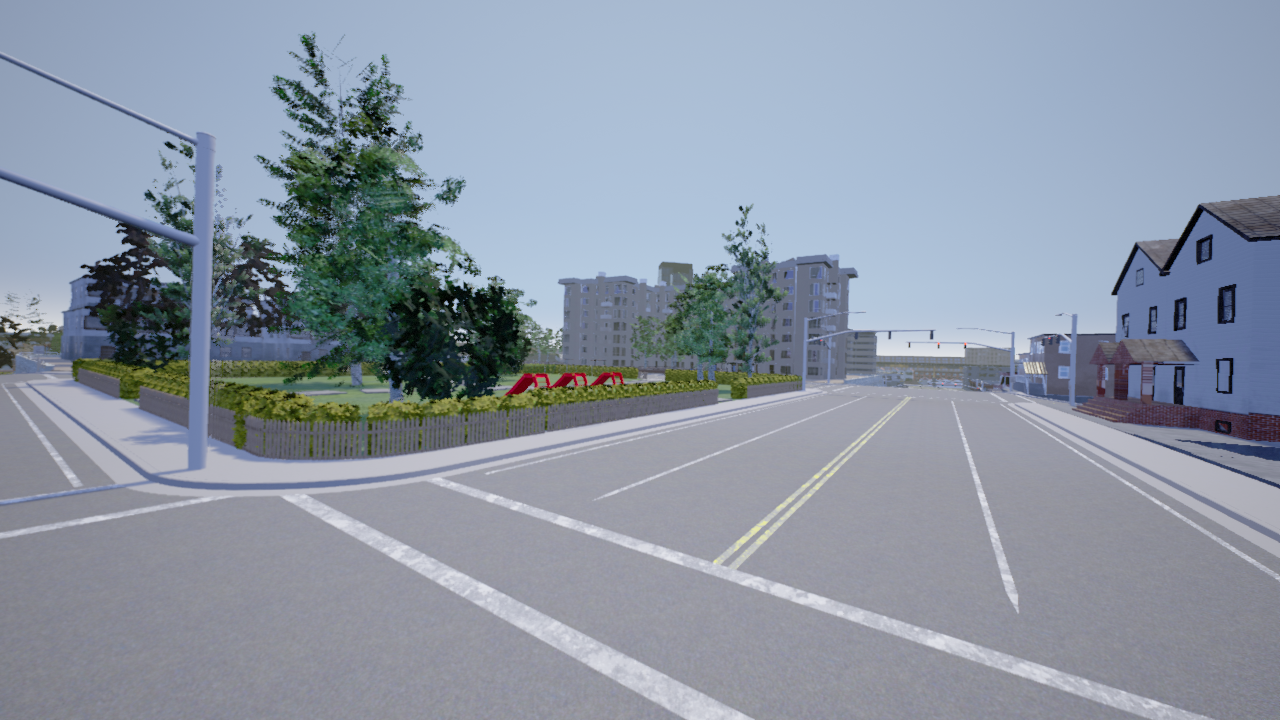
#> input picture lesson5/image1.png, 1280 x 720 px
$ jupyter execute --allow-errors 'Лабораторная работа.ipynb'   (shell and % lines are left out)
#> lines starting #> are read from the running program, lines starting #| are printed output that depends on the picture; after the words box and inside, x2 and y2 are one past the last pixel; in counts of white or black regions, pixels touching at a corner belong together; long printed decimals are rounded
### Установка пакетов

Начнем с установки необходимых пакетов python. Ничего необычного не понадобится - numpy, cv2, matplotlib.

[cell 1]
# !pip install numpy
# !pip install opencv-python
# !pip install matplotlib

Теперь можно импортировать

[cell 2]
import numpy as np
import cv2
import matplotlib.pyplot as plt
from  random import randint
plt.rcParams['figure.figsize'] = [15, 10]

### Инициализация SLAM с использованием OpenCV

Итак, мы снова находимся в сгенерированном мире c первой лекции. У нас был автомобиль, на котором были установлены сенсоры, выдающие нам карту глубин вместе с картинкой, а так же трансформацию (позу) в каждый момент времени. Теперь перейдем к более реальной ситуации: на нашей машине установлена только камера и ничего более (очень часто решается именно такая задача). Будем восстанавливать позу и глубины точек при помощи знаний, полученных на лекции (восстановление первой позы иногда называют инициализацией). Начнем с восстановления позы.

Вам даны два изображения, вращение и перемещение между которыми мы хотим определить.

[cell 3]
def load_image(path: str) -> np.ndarray:
#> called with path = 'image1.png'
    image = cv2.imread(path, cv2.IMREAD_COLOR)
#> image is the input picture: shape (720, 1280, 3); mean B, G, R 163.8, 149.7, 139.9
    image = cv2.cvtColor(image, cv2.COLOR_BGR2RGB)
    return image

[cell 4]
image1 = load_image("image1.png")
image2 = load_image("image2.png")
#> call 2 of load_image, with path = 'image2.png'
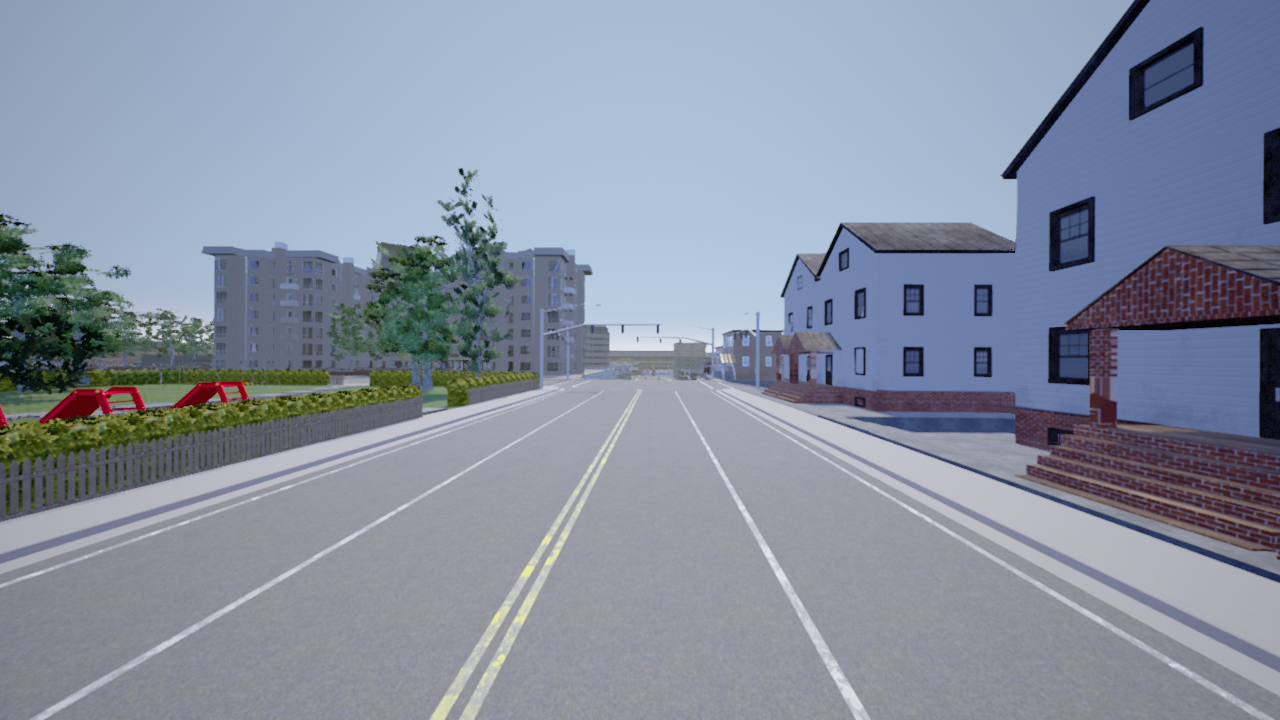
#> input picture lesson5/image2.png, 1280 x 720 px
#> in load_image, image is the input picture: shape (720, 1280, 3); mean B, G, R 160.6, 144.3, 135.8
f, axarr = plt.subplots(1,2)
axarr[0].imshow(image1)
axarr[1].imshow(image2)
plt.show()
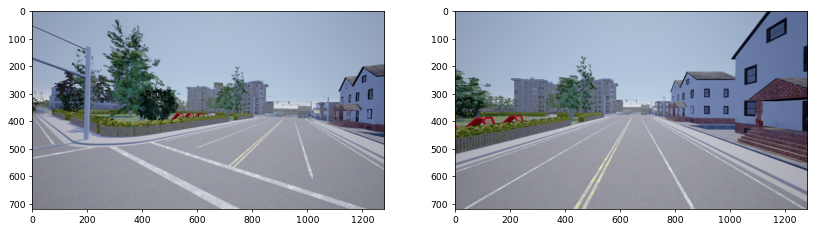
#> figure drawn by matplotlib, 2 panels

Как мы узнали на лекции, первое, что нужно сделать для восстановления позы - найти особые точки (фичи) на обоих изображениях и соответствие между ними (сматчить). Ранее вы уже научились это делать, поэтому не будем сильно заострять на этом внимание: найдите фичи и матчи любым способом, который вам понравился ([здесь](https://docs.opencv.org/3.4/da/de9/tutorial_py_epipolar_geometry.html) можете найти пример с SIFT фичами).

[cell 5]
sift = cv2.SIFT_create()

kp1, des1 = sift.detectAndCompute(image1, None)
#> kp1 = 4078 keypoints; strongest (x, y, size): (446, 303, 2.7), (456, 301, 3.5), (456, 337, 2.1), (741, 208, 2.6)
kp2, des2 = sift.detectAndCompute(image2, None)
#> kp2 = 3785 keypoints; strongest (x, y, size): (461, 171, 3.3), (474, 205, 3.3), (1010, 173, 8.8), (17, 224, 2.9)

bf = cv2.BFMatcher(cv2.NORM_L2)
matches = bf.knnMatch(des1, des2, k=2)
#> matches = 4078 matches

good_matches = []
for m, n in matches:
    if m.distance < 0.75 * n.distance:
        good_matches.append(m)
#> after the loop, good_matches = 230 matches

pts1 = np.array([kp1[m.queryIdx].pt for m in good_matches], dtype=np.float64)
#> pts1 = 230 pairs, first value 64.06 to 1270.2, second value 140.2 to 699.1
pts2 = np.array([kp2[m.trainIdx].pt for m in good_matches], dtype=np.float64)
#> pts2 = 230 pairs, first value 26.97 to 1267, second value 122.9 to 708.9

Визуализируем наши матчи.

[cell 6]
def draw_matches(image_a: np.ndarray, image_b: np.ndarray, keypoints_a: np.ndarray, keypoints_b: np.ndarray):
    # initialize the output visualization image
    height_a, width_a = image_a.shape[:2]
#> height_a = 720; width_a = 1280
    height_b, width_b = image_b.shape[:2]
#> height_b = 720; width_b = 1280

    vis = np.zeros((max(height_a, height_b), width_a + width_b, 3), dtype="uint8")
    vis[0:height_a, 0:width_a] = image_a
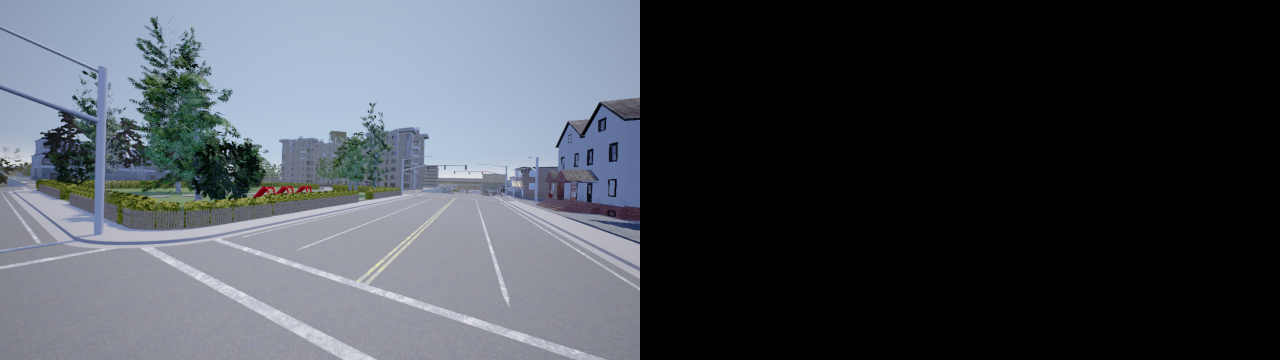
#> vis: shape (720, 2560, 3) (shown at 1/2 size); mean R, G, B 69.9, 74.9, 81.9
    vis[0:height_b, width_a:] = image_b
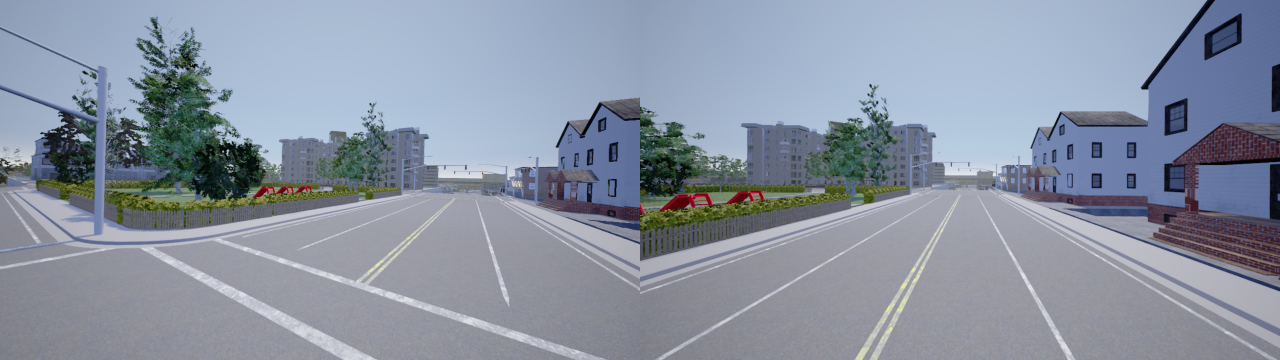
#> vis: shape (720, 2560, 3) (shown at 1/2 size); mean R, G, B 137.8, 147, 162.2

    # loop over the matches
    for keypoint_a, keypoint_b in zip(keypoints_a, keypoints_b):
        # draw the match
        point_a = (int(keypoint_a[0]), int(keypoint_a[1]))
        point_b = (
            int(keypoint_b[0]) + width_a,
            int(keypoint_b[1]),
        )
        cv2.line(vis,
                 point_a,
                 point_b,
                 (randint(0, 255), randint(0, 255), randint(0, 255)), 1)
#> this loop made 230 passes
#> (keypoint_a, keypoint_b, point_a, point_b) on passes 1 to 3: ([64.06, 312.3], [1017.7, 441.6], (64, 312), (2297, 441)), ([93.48, 359.3], [552, 284.8], (93, 359), (1832, 284)), ([106.3, 347], [1032.4, 467], (106, 347), (2312, 467))
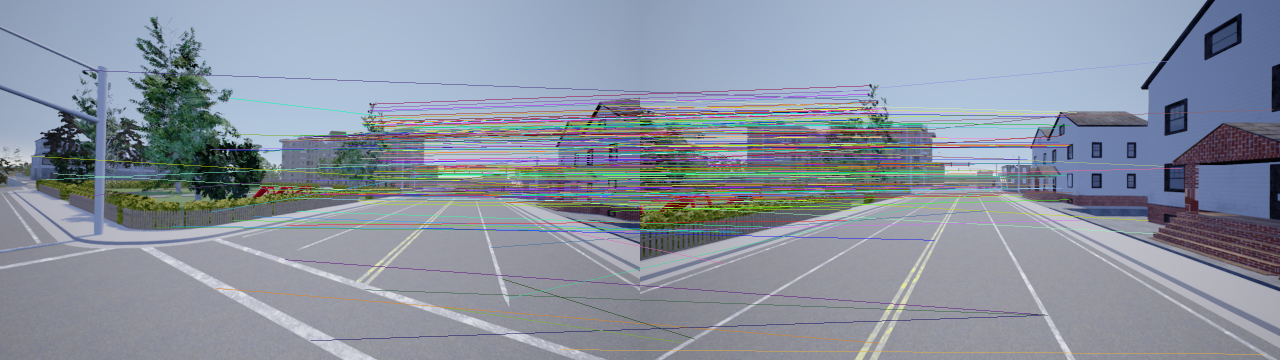
#> vis: shape (720, 2560, 3) (shown at 1/2 size); 8.56% of pixels changed, all inside (x1, y1, x2, y2) = (64, 122, 2548, 709)

    # return the visualization
    return vis

[cell 7]
img3 = draw_matches(image1, image2, pts1, pts2)
plt.imshow(img3),plt.show()

Итак, у нас есть матчи. Начнем с простого - воспользуемся встроенной функцией в OpenCV для определения существенной матрицы. Смотрите референс [здесь](https://amroamroamro.github.io/mexopencv/matlab/cv.findEssentialMat.html). Вам нужно правильно определить матрицу камеры и передать точки с левого и правого изображения.

[cell 8]
fx = 448.1551643293023
fy = 448.1551643293023
px = 640.0
py = 360.0

K = np.array([
    [fx,  0, px],
    [ 0, fy, py],
    [ 0,  0,  1]
], dtype=np.float64)

E, mask = cv2.findEssentialMat(
    pts1,
    pts2,
    K,
    method=cv2.RANSAC,
    prob=0.999,
    threshold=1.0
)
#> E = [[0.016, -0.707, 0.000994], [0.607, 0.0132, -0.362], [0.000138, -0.00249, -4.51e-05]]; mask = 230 values, max 1 at index 16, min 0 at index 0, mean 0.617

Отлично, у нас есть существенная матрица E, а также некторая маска mask. Это маска показывает, какие из матчей у нас соответствуют полученной матрице (inliers), а какие нет (outliers).

[cell 9]
mask = mask.ravel().astype(bool)

pts1_inliers = pts1[mask]
#> pts1_inliers = 142 pairs, first value 507.8 to 1261.1, second value 200 to 422.7
pts2_inliers = pts2[mask]
#> pts2_inliers = 142 pairs, first value 44.71 to 890.8, second value 171.1 to 414.3

Визуализируем инлайеры и посмотрим, какой процент точек оказался инлайерами. Чем процент больше, тем лучше был наш матчер. Нормально, если он будет около 50%.

[cell 10]
print(f"Процент инлайеров: {pts1_inliers.shape[0] / pts1.shape[0] * 100}%")
#| Процент инлайеров: 61.739%

img3 = draw_matches(image1, image2, pts1, pts2)
#> the loop in draw_matches (call 2), `for keypoint_a, keypoint_b in zip(keypoints_a, keypoints_b):` made 230 passes
#> after the loop in draw_matches (call 2), `for keypoint_a, keypoint_b in zip(keypoints_a, keypoints_b):`:
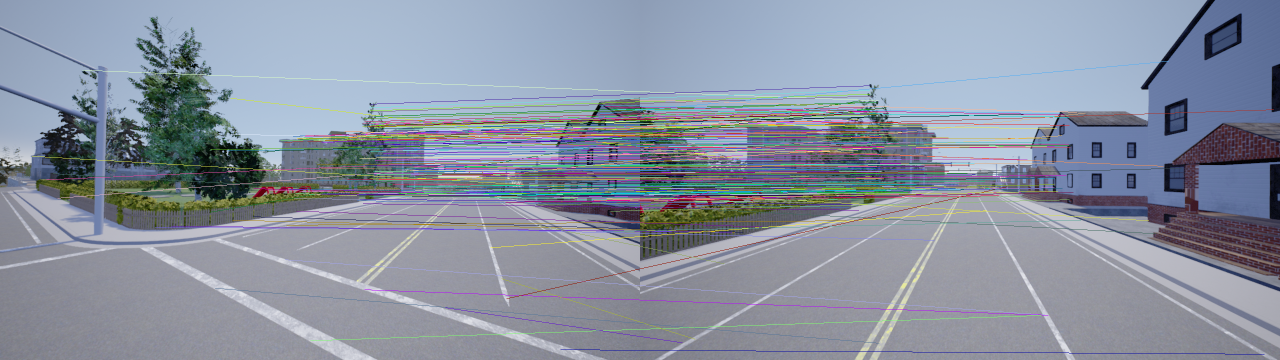
#> vis: shape (720, 2560, 3) (shown at 1/2 size); 8.56% of pixels changed, all inside (x1, y1, x2, y2) = (64, 122, 2548, 709)
plt.imshow(img3),plt.show()

Если визуально корреспонденсы между изображениями выглядят адекватно, то самое время восстанавливать позу из существенной матрицы. Сейчас воспользуемся для этого внутренней функцией OpenCV - recoverPose. Не забудьте использовать для это только инлайеры!

[cell 11]
numOfInliers, R_opencv, t_opencv, mask = cv2.recoverPose(E, pts1_inliers, pts2_inliers, K)
#> numOfInliers = 140; R_opencv = [[0.857, 0.0187, -0.515], [-0.0227, 1, -0.00152], [0.514, 0.013, 0.857]]; t_opencv = [0.00353, 0.000134, -1]; mask = 142 values, max 255 at index 0, min 0 at index 101, mean 251.4

Отлично, у нас есть оцененные R и t. Самое время сравнить его с ground truth (gt), который нам был дан в 3 лабораторной. Есть один нюанс: на лекции мы узнали, что из алгоритмов такого рода нельзя восстановить скейл сцены, поэтому перед сравнением t_gt нужно нормализовать.

[cell 12]
R_gt = np.array([[8.50318515e-01, 2.07742095e-02, -5.25858208e-01],
              [-2.47312245e-02, 9.99694013e-01, -4.97406376e-04],
              [5.25686969e-01, 1.34280713e-02, 8.50572100e-01]])
t_gt = np.array([[6.51715996e-01, 6.20712517e-03, -6.44666629e+00]]).transpose()
scale = np.linalg.norm(t_gt)
t_gt /= scale

print(f"Ошибка в матрице вращения: {np.linalg.norm(R_gt - R_opencv) / np.linalg.norm(R_gt) * 100}%")
#| Ошибка в матрице вращения: 1.101%
print(f"Ошибка в перемещении: {np.linalg.norm(t_gt - t_opencv) / np.linalg.norm(t_gt) * 100}%")
#| Ошибка в перемещении: 9.719%

Ошибиться на 1% во вращении и на 3% в перемещении - это нормально, хороший результат.

И последний этап с использованием готовых функций: восстановим глубины фич. Для этого нужно воспользоваться функцией triangulatePoints из библиотеки OpenCV. У нее чуть более хитрые входные данные, составим их поэтапно. Подумайте над тем, какую именно позу мы нашли (R_opencv, t_opencv), и какие позы у первого и второго изображения.

[cell 13]
projection_matrix_1 = K @ np.hstack((np.eye(3), np.zeros((3, 1))))

projection_matrix_2 = K @ np.hstack((R_opencv, t_opencv))
#> projection_matrix_2 = [[713.4, 16.67, 318.2, -638.4], [175, 452.7, 308, -359.9], [0.514, 0.013, 0.857, -1]]

points_3d_hom = cv2.triangulatePoints(
    projection_matrix_1,
    projection_matrix_2,
    pts1_inliers.T,
    pts2_inliers.T
)

points_3d = (points_3d_hom[:3] / points_3d_hom[3]).T
#> points_3d = 142 rows, first 8: [-2.28, 0.303, 7.73], [-2.14, -1.16, 9.13], [-1.72, -2.82, 14.32], [-0.642, 0.37, 5.97], [-1.47, -2.62, 14.3], [-1.47, -2.62, 14.3], [-0.924, -2.57, 13.45], [-0.863, -2.63, 13.46]

depth_opencv = points_3d[:, 2]
#> depth_opencv = 142 values, max 20.38 at index 103, min -16.64 at index 102, mean 6.64
